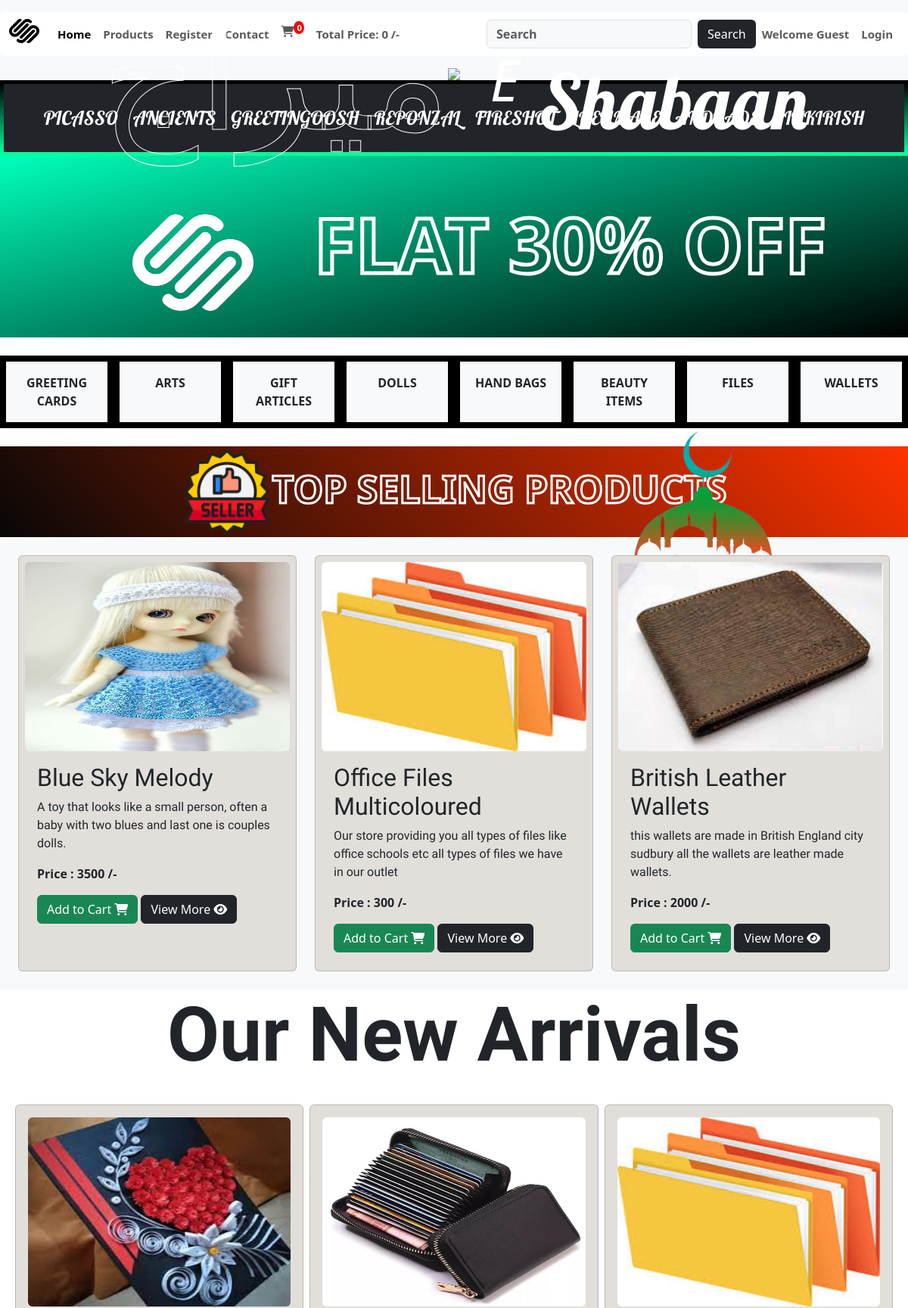
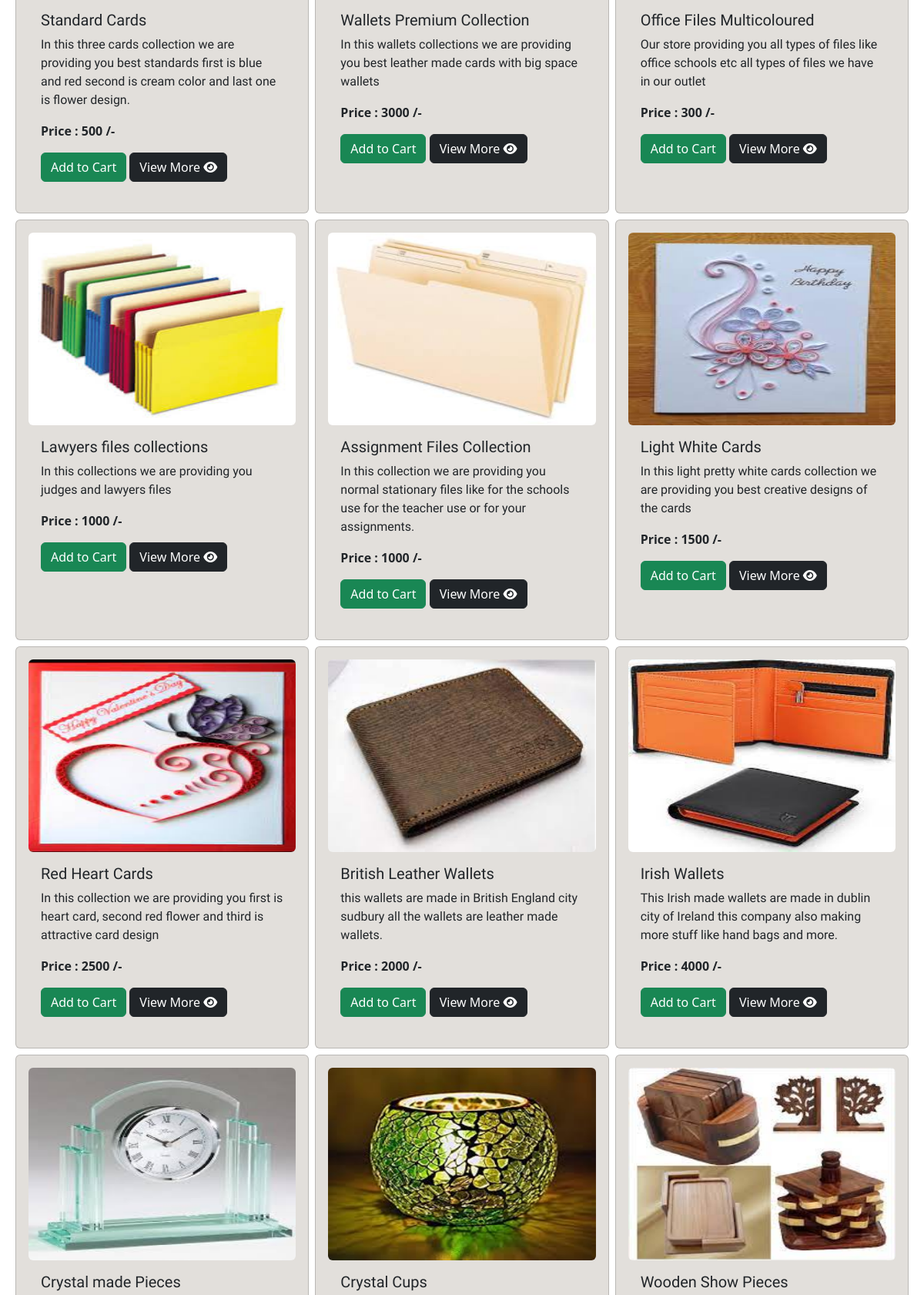
The page /Online_ShoppingCart/index.php (upper part) on the database its author committed (2 pictures, top to bottom).
### tables this page shows
CREATE TABLE `brands` (
  `brand_id` int(11) NOT NULL,
  `brand_title` varchar(100) NOT NULL
);

CREATE TABLE `categories` (
  `category_id` int(11) NOT NULL,
  `category_title` varchar(100) NOT NULL
);

CREATE TABLE `products` (
  `product_id` int(11) NOT NULL,
  `product_title` varchar(100) NOT NULL,
  `product_description` varchar(255) NOT NULL,
  `product_keywords` varchar(255) NOT NULL,
  `category_id` int(11) NOT NULL,
  `brand_id` int(11) NOT NULL,
  `product_image1` varchar(255) NOT NULL,
  `product_image2` varchar(255) NOT NULL,
  `product_image3` varchar(255) NOT NULL,
  `product_price` varchar(100) NOT NULL,
  `date` timestamp NOT NULL DEFAULT current_timestamp() ON UPDATE current_timestamp(),
  `status` varchar(100) NOT NULL
);

### Online_ShoppingCart/functions/common_function.php (the view, shortened to what this page needs)
<?php
function getproducts()
{
  global $con;
  if (!isset($_GET['category'])) {
    if (!isset($_GET['brand'])) {
      $select_query = "SELECT * FROM `products` order by rand() limit 0,3";
      $result_query = mysqli_query($con, $select_query);
      while ($row = mysqli_fetch_assoc($result_query)) {
        $product_id = $row['product_id'];
        $product_title = $row['product_title'];
        $product_description = $row['product_description'];
        $product_image1 = $row['product_image1'];
        $product_price = $row['product_price'];
        echo "<div class='col-md-4'>
              <div class='card p-2' style='height: 100%; background-color: #e2dfdb;'>
            <img src='./admin/product_images/$product_image1' alt='$product_title' width='100%' height='250px' class='rounded'>
            <div class='card-body'>
              <h2 class='card-title' style='font-family: Protest Riot;'>$product_title</h2>
              <p class='card-text' style='font-family: Advent Pro;'>$product_description</p>
              <p class='card-text fw-bold'>Price : $product_price /-</p>
              <a href='index.php?add_to_cart=$product_id' class='btn btn-success'>Add to Cart <i class='fa-solid fa-cart-shopping'></i></a>
              <a href='product_details.php?product_id=$product_id' class='btn btn-dark'>View More <i class='fa-solid fa-eye'></i></a>
            </div>
          </div>
            </div>";
      }
    }
  }
}
function get_all_products()
{
  global $con;
  if (!isset($_GET['category'])) {
    if (!isset($_GET['brand'])) {
      $select_query = "SELECT * FROM `products`";
      $result_query = mysqli_query($con, $select_query);
      while ($row = mysqli_fetch_assoc($result_query)) {
        $product_id = $row['product_id'];
        $product_title = $row['product_title'];
        $product_description = $row['product_description'];
        $product_image1 = $row['product_image1'];
        $product_price = $row['product_price'];
        echo "<div class='col-md-4 my-1'>
              <div class='card p-3 m-1' style='height: 100%; background-color: #e2dfdb;'>
            <img src='./admin/product_images/$product_image1' alt='$product_title' width='100%' height='250px' class='rounded'>
            <div class='card-body'>
              <h5 class='card-title' style='font-family: Protest Riot;'>$product_title</h5>
              <p class='card-text' style='font-family: Advent Pro;'>$product_description</p>
              <p class='card-text fw-bold'>Price : $product_price /-</p>
              <a href='index.php?add_to_cart=$product_id' class='btn btn-success'>Add to Cart</a>
              <a href='product_details.php?product_id=$product_id' class='btn btn-dark'>View More <i class='fa-solid fa-eye'></i></a>
            </div>
          </div>
            </div>";
      }
    }
  }
}
function getbrands()
{
  global $con;
  $select_brands = "SELECT * FROM `brands`";
  $result_brands = mysqli_query($con, $select_brands);
  while ($row_data = mysqli_fetch_assoc($result_brands)) {
    $brand_title = $row_data['brand_title'];
    $brand_id = $row_data['brand_id'];
    echo "<div style='display: inline-block; padding: 10px;'>
                      <a href='index.php?brand=$brand_id' class='nav-link text-white'>$brand_title</a>
                    </div>";
  }
}
function getcategories()
{
  global $con;
  $select_categories = "SELECT * FROM `categories`";
  $result_categories = mysqli_query($con, $select_categories);
  while ($row_data = mysqli_fetch_assoc($result_categories)) {
    $category_title = $row_data['category_title'];
    $category_id = $row_data['category_id'];
    echo "<div class='container-fluid fw-bold m-2 p-3 bg-light'> <a href='index.php?category=$category_id' class='nav-link'>$category_title</a> </div>";
  }
}
function getIPAddress()
{
  if (!empty($_SERVER['HTTP_CLIENT_IP'])) {
    $ip = $_SERVER['HTTP_CLIENT_IP'];
  }
  elseif (!empty($_SERVER['HTTP_X_FORWARD_FOR'])) {
    $ip = $_SERVER['HTTP_X_FORWARD_FOR'];
  }
  else {
    $ip = $_SERVER['REMOTE_ADDR'];
  }
  return $ip;
}
function cart_item()
{
  if (isset($_GET['add_to_cart'])) {
    global $con;
    $get_ip_add = getIPAddress();
    $select_query = "SELECT * FROM `cart_details` WHERE ip_address = '$get_ip_add'";
    $result_query = mysqli_query($con, $select_query);
    $count_cart_items = mysqli_num_rows($result_query);
  } else {
    global $con;
    $get_ip_add = getIPAddress();
    $select_query = "SELECT * FROM `cart_details` WHERE ip_address = '$get_ip_add'";
    $result_query = mysqli_query($con, $select_query);
    $count_cart_items = mysqli_num_rows($result_query);
  }
  echo $count_cart_items;
}
function total_cart_price()
{
  $total_price = 0;
  echo $total_price;
}

### Online_ShoppingCart/style.css (style rules this page uses)
* { margin: 0; padding: 0; box-sizing: border-box; }

### Online_ShoppingCart/index.php (style rules this page uses)
body { overflow-x: hidden; }

### rows shown on the page
brands: brand_title "PICASSO"
brands: brand_title "ANCIENTS"
brands: brand_title "GREETINGOOSH"
brands: brand_title "REPONZAL"
brands: brand_title "FIRESHOT"
brands: brand_title "LOENMAKE"
brands: brand_title "ANDRADE"
brands: brand_title "PINKIRISH"
categories: category_title "GREETING CARDS"
categories: category_title "ARTS"
categories: category_title "GIFT ARTICLES"
categories: category_title "DOLLS"
categories: category_title "HAND BAGS"
categories: category_title "BEAUTY…"
categories: category_title "FILES"
categories: category_title "WALLETS"
products: product_image1 (picture), product_title "Blue Sky Melody", product_description "A toy that looks like a small person, often a baby with two blues and last one is couples dolls.", product_price "3500"
products: product_image1 (picture), product_title "Office Files Multicoloured", product_description "Our store providing you all types of files like office schools etc all types of files we have in our outlet", product_price "300"
products: product_image1 (picture), product_title "British Leather Wallets", product_description "this wallets are made in British England city sudbury all the wallets are leather made wallets.", product_price "2000"
products: product_image1 (picture), product_title "Standard Cards", product_description "In this three cards collection we are providing you best standards first is blue and red second is cream color and last one is flower design.", product_price "500"
products: product_image1 (picture), product_title "Wallets Premium Collection", product_description "In this wallets collections we are providing you best leather made cards with big space wallets", product_price "3000"
products: product_image1 (picture), product_title "Lawyers files collections", product_description "In this collections we are providing you judges and lawyers files", product_price "1000"
products: product_image1 (picture), product_title "Assignment Files Collection", product_description "In this collection we are providing you normal stationary files like for the schools use for the teacher use or for your assignments.", product_price "1000"
products: product_image1 (picture), product_title "Light White Cards", product_description "In this light pretty white cards collection we are providing you best creative designs of the cards", product_price "1500"
products: product_image1 (picture), product_title "Red Heart Cards", product_description "In this collection we are providing you first is heart card, second red flower and third is attractive card design", product_price "2500"
products: product_image1 (picture), product_title "Irish Wallets", product_description "This Irish made wallets are made in dublin city of Ireland this company also making more stuff like hand bags and more.", product_price "4000"
products: product_image1 (picture), product_title "Crystal made Pieces"
products: product_image1 (picture), product_title "Crystal Cups"
products: product_image1 (picture), product_title "Wooden Show Pieces"

### other values the page prints
$count_cart_items "0"
$total_price "0"
